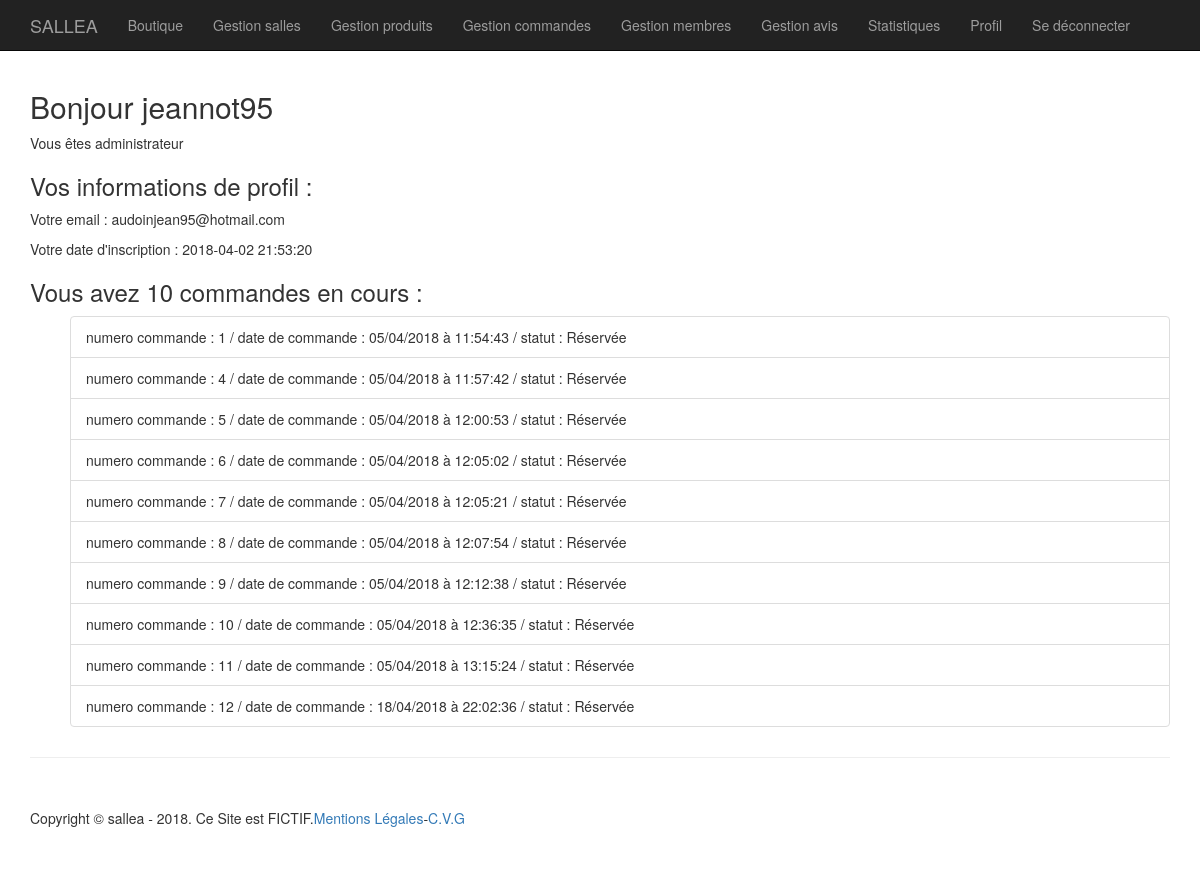
Screenshot of /profil.php (signed in) with the database file from the repository.
### tables this page shows
CREATE TABLE IF NOT EXISTS `commande` (
  `id_commande` int(3) NOT NULL AUTO_INCREMENT,
  `id_membre` int(3) DEFAULT NULL,
  `id_produit` int(3) DEFAULT NULL,
  `date_enregistrement` datetime NOT NULL,
  PRIMARY KEY (`id_commande`)
);

### inc/fonctions.inc.php (called while the page is built, shortened)
<?php
function internauteEstConnecte(){
	if(isset($_SESSION['membre'])){
		return true;
	} else {
		return false;
	}
}
function internauteEstConnecteEtEstAdmin () {
	if (internauteEstConnecte() && $_SESSION['membre']['statut']== 1){
		return true;
	} else {
		return false;
	}
}
function executeRequete($req, $param = array()) {
	if (!empty($param)) {
		foreach($param as $indice => $valeur){
			$param[$indice] = htmlspecialchars($valeur, ENT_QUOTES);
		}
	}
	global $pdo;
	$r = $pdo->prepare($req);
	$r->execute($param);
	return $r;
}

### inc/init.inc.php (called while the page is built, shortened)
<?php
$pdo = new PDO (
		'mysql:host=localhost;dbname=sallea',
		'root',
		'',
		array(
			PDO::ATTR_ERRMODE => PDO::ERRMODE_WARNING,
			PDO::MYSQL_ATTR_INIT_COMMAND => 'SET NAMES utf8'
		)
);
$contenu='';
require_once('fonctions.inc.php');

### profil.php (the view, shortened to what this page needs)
<?php
require_once('inc/init.inc.php');
$contenu.= '<h2>Bonjour '. $_SESSION['membre']['pseudo'] .'</h2>';
if (internauteEstConnecteEtEstAdmin()){
	$contenu .= '<p>Vous êtes administrateur</p>';
}
$contenu.='<div><h3>Vos informations de profil : </h3>';
	$contenu .= '<p>Votre email : '. $_SESSION['membre']['email'] .'</p>';
	$contenu .= '<p>Votre date d\'inscription : '. $_SESSION['membre']['date_enregistrement'] .'</p>';
$contenu.='</div>';
$resultat = executeRequete("SELECT *, DATE_FORMAT(date_enregistrement, '%d/%m/%Y à %H:%i:%s')AS date_fr FROM commande WHERE id_membre= :id_membre", array(':id_membre' => $_SESSION['membre']['id_membre']));
if ($resultat->rowcount() > 0){
$contenu .= '<h3>Vous avez '.$resultat->rowcount().' commandes en cours : </h3>';
$contenu .= '<ul>';
while($ligne = $resultat->fetch(PDO::FETCH_ASSOC)){
		$contenu .= '<li class="list-group-item">numero commande : '.$ligne['id_commande'];
		$contenu .= ' / date de commande : '.$ligne['date_fr'].'';
		$contenu .= ' / statut : Réservée</li>';
} $contenu.='</ul>';
} else { $contenu.='<p>Aucune commande en cours</p>';}
require_once('inc/haut.inc.php');
echo $contenu;
require_once('inc/bas.inc.php');

### inc/css/shop-homepage.css (style rules this page uses)
body { padding-top: 70px; }

### inc/css/portfolio-item.css (style rules this page uses)
body { padding-top: 70px; }

### rows the page displays
commande: id_commande "1", value "/ date de commande : 05/04/2018 à 11:54:43"
commande: id_commande "4", value "/ date de commande : 05/04/2018 à 11:57:42"
commande: id_commande "5", value "/ date de commande : 05/04/2018 à 12:00:53"
commande: id_commande "6", value "/ date de commande : 05/04/2018 à 12:05:02"
commande: id_commande "7", value "/ date de commande : 05/04/2018 à 12:05:21"
commande: id_commande "8", value "/ date de commande : 05/04/2018 à 12:07:54"
commande: id_commande "9", value "/ date de commande : 05/04/2018 à 12:12:38"
commande: id_commande "10", value "/ date de commande : 05/04/2018 à 12:36:35"
commande: id_commande "11", value "/ date de commande : 05/04/2018 à 13:15:24"
commande: id_commande "12", value "/ date de commande : 18/04/2018 à 22:02:36"

### other values shown
$_SESSION['membre']['pseudo'] "jeannot95"
$_SESSION['membre']['email'] "audoinjean95@hotmail.com"
$_SESSION['membre']['date_enregistrement'] "2018-04-02 21:53:20"
$resultat->rowcount() "10"
